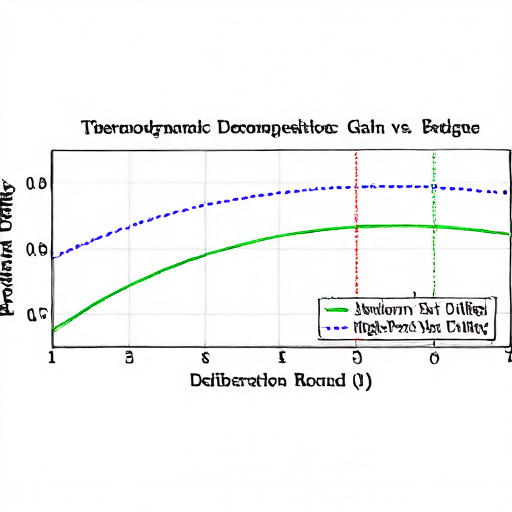
#> input picture evaluation/models/geotikzbridge-8b/image.png, 512 x 512 px
$ python -i perceptual_hash.py   (imports and definitions only)
#> lines starting #> are read from the running program, lines starting #| are printed output that depends on the picture
#> further down, picture is the input picture: PIL image 512x512 RGB; mean R, G, B 243.9, 244.8, 244.7
"""
Perceptual image hashing using DCT (64-bit).
Ref: Zauner, 2010 (Implementation and Benchmarking of Perceptual Image Hash Functions)
"""

from typing import Optional, Union
from PIL import Image
import numpy as np
from scipy.fftpack import dct


class PerceptualHash:
    """Compute 64-bit perceptual hash from an image (PIL Image, path, or bytes)."""

    RESIZE_DIM = 32
    DCT_SIZE = 8   # yields 64 bits

    def __init__(self, image: Union[Image.Image, str, bytes]):
        """
        Args:
            image: PIL Image object, file path, or raw image bytes.
        """
        self._image = image
        self._hash: Optional[int] = None

    def compute(self) -> int:
        """Compute and return the 64-bit hash (cached)."""
        if self._hash is not None:
            return self._hash

        # 1. Load image
        if isinstance(self._image, str):
            img = Image.open(self._image).convert('L')
        elif isinstance(self._image, bytes):
            import io
            img = Image.open(io.BytesIO(self._image)).convert('L')
        else:  # assume PIL Image
            img = self._image.convert('L')

        # 2. Resize to 32x32
        img = img.resize((self.RESIZE_DIM, self.RESIZE_DIM), Image.Resampling.LANCZOS)
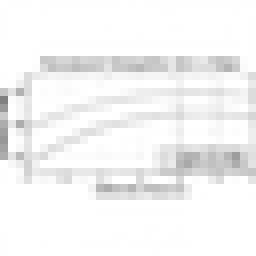
#> img: PIL image 32x32 L (shown 8 times larger); min 129, max 255, mean 244
        pixels = np.array(img, dtype=np.float32)

        # 3. 2D DCT (orthonormal)
        dct_rows = dct(pixels, axis=0, norm='ortho')
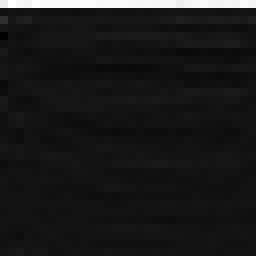
#> dct_rows: shape (32, 32) float32 (shown 8 times larger); min -110.8, max 1424.1, mean 44.6; drawn with min black and max white
        dct_2d = dct(dct_rows, axis=1, norm='ortho')
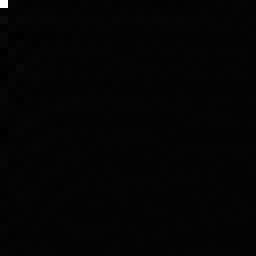
#> dct_2d: shape (32, 32) float32 (shown 8 times larger); min -122.6, max 7807.2, mean 7.8; drawn with min black and max white

        # 4. Keep top-left 8x8 coefficients
        coeffs = dct_2d[:self.DCT_SIZE, :self.DCT_SIZE].flatten()
#> coeffs = 64 values, max 7807.2 at index 0, min -122.6 at index 34, mean 124.6

        # 5. Threshold by median
        median = np.median(coeffs)
#> median = -0.823
        bits = (coeffs >= median).astype(np.uint8)
#> bits = 64 values, max 1 at index 0, min 0 at index 2, mean 0.5

        # 6. Pack into 64-bit int
        hash_int = 0
        for b in bits:
            hash_int = (hash_int << 1) | int(b)
#> this loop made 64 passes
#> (b, hash_int) on passes 3 to 14: (0, 6), (0, 12), (0, 24), (0, 48), (0, 96), (0, 192), (0, 384), (0, 768), (1, 1537), (1, 3075), (1, 6151), (1, 12303)
#> hash_int on passes 1 to 2: 1, 3
#> after the loop, hash_int = 13852719834839994202

        self._hash = hash_int
#> self._hash = 13852719834839994202
        return hash_int

    @staticmethod
    def hamming_distance(h1: int, h2: int) -> int:
        return bin(h1 ^ h2).count('1')

    @staticmethod
    def is_duplicate(h1: int, h2: int, threshold: int = 2) -> bool:
        return PerceptualHash.hamming_distance(h1, h2) <= threshold

>>> from PIL import Image
>>> picture = Image.open('../../evaluation/models/geotikzbridge-8b/image.png')
>>> result = PerceptualHash(picture).compute()
#> result = 13852719834839994202
